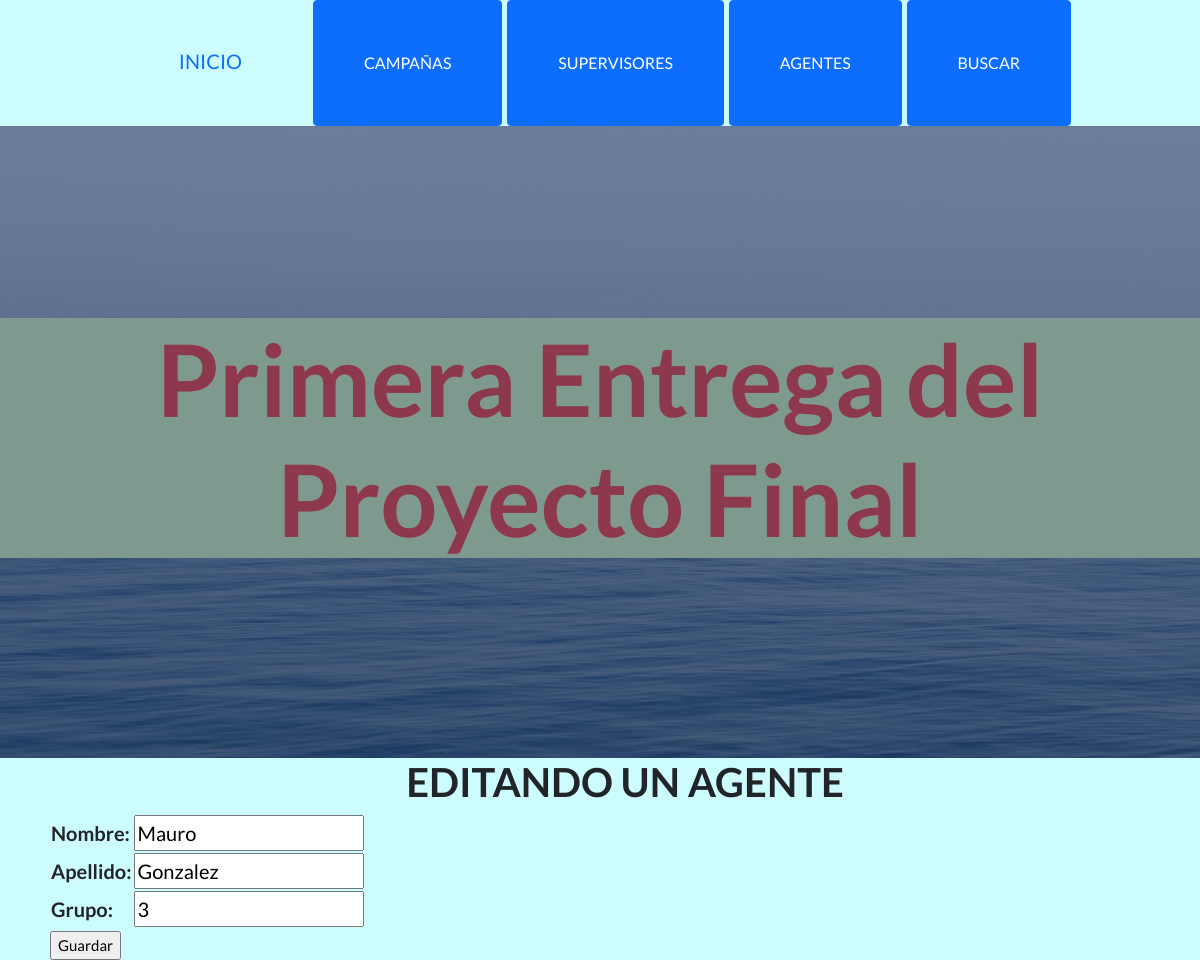
Screenshot of /AppCoder/editarAgente/5 with the database file from the repository.
### AppCoder/models.py (models this page shows, shortened)
class Agentes(models.Model):
    nombre = models.CharField(max_length=30)
    apellido = models.CharField(max_length=30)
    grupo = models.IntegerField()

### AppCoder/views.py (the view)
# urls.py: path('editarAgente/<id>', editarAgente, name='editarAgente'),
def editarAgente(request, id):
    agente = Agentes.objects.get(id=id)
    if request.method == 'POST':
        form = AgentesForm(request.POST)
        if form.is_valid():
            info = form.cleaned_data
            agente.nombre = info['nombre']
            agente.apellido = info['apellido']
            agente.grupo = info['grupo']
            agente.save()
            agentes = Agentes.objects.all()
            return render(request, 'AppCoder/leerAgentes.html', {'agentes':agentes})
    else:
        formulario = AgentesForm(initial={'nombre':agente.nombre,'apellido':agente.apellido,'grupo':agente.grupo})
        return render(request, 'AppCoder/editarAgente.html', {'formulario':formulario, 'agente':agente})

### AppCoder/forms.py
class AgentesForm(forms.Form):
    nombre = forms.CharField(max_length=30)
    apellido = forms.CharField(max_length=30)
    grupo = forms.IntegerField()

### AppCoder/templates/AppCoder/editarAgente.html
{% extends 'AppCoder/inicio.html' %}
{% load static %}
{% block pantalla %}
<h1 style="text-align: center;">EDITANDO UN AGENTE</h1>
<form action="{% url 'editarAgente' agente.id %}" method="POST"> {% csrf_token %}
    <table>
        {{ formulario.as_table }}
    </table>
    <input type="submit" value="Guardar" style="font-size: 15px;">
</form>
{% endblock %}

### rows the page displays
Agentes: nombre "Mauro", apellido "Gonzalez", grupo "3"
